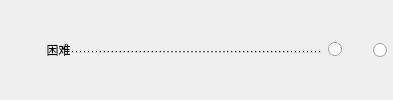
              <widget class="QWidget" name="widget_65" native="true">
               <property name="sizePolicy">
                <sizepolicy hsizetype="Preferred" vsizetype="Fixed">
                 <horstretch>0</horstretch>
                 <verstretch>0</verstretch>
                </sizepolicy>
               </property>
               <layout class="QHBoxLayout" name="horizontalLayout_56">
                <property name="leftMargin">
                 <number>0</number>
                </property>
                <property name="topMargin">
                 <number>0</number>
                </property>
                <property name="rightMargin">
                 <number>6</number>
                </property>
                <property name="bottomMargin">
                 <number>0</number>
                </property>
                <item>
                 <widget class="QLabel" name="label_74">
                  <property name="sizePolicy">
                   <sizepolicy hsizetype="Expanding" vsizetype="Fixed">
                    <horstretch>0</horstretch>
                    <verstretch>0</verstretch>
                   </sizepolicy>
                  </property>
                  <property name="text">
                   <string>              困难·······························································</string>
                  </property>
                  <property name="alignment">
                   <set>Qt::AlignLeading|Qt::AlignLeft|Qt::AlignVCenter</set>
                  </property>
                 </widget>
                </item>
                <item>
                 <widget class="QRadioButton" name="radioButton_112">
                  <property name="sizePolicy">
                   <sizepolicy hsizetype="Fixed" vsizetype="Fixed">
                    <horstretch>0</horstretch>
                    <verstretch>0</verstretch>
                   </sizepolicy>
                  </property>
                  <property name="layoutDirection">
                   <enum>Qt::RightToLeft</enum>
                  </property>
                  <property name="text">
                   <string/>
                  </property>
                 </widget>
                </item>
                <item>
                 <widget class="QRadioButton" name="radioButton_113">
                  <property name="sizePolicy">
                   <sizepolicy hsizetype="Fixed" vsizetype="Fixed">
                    <horstretch>0</horstretch>
                    <verstretch>0</verstretch>
                   </sizepolicy>
                  </property>
                  <property name="layoutDirection">
                   <enum>Qt::RightToLeft</enum>
                  </property>
                  <property name="text">
                   <string>    </string>
                  </property>
                 </widget>
                </item>
               </layout>
              </widget>
